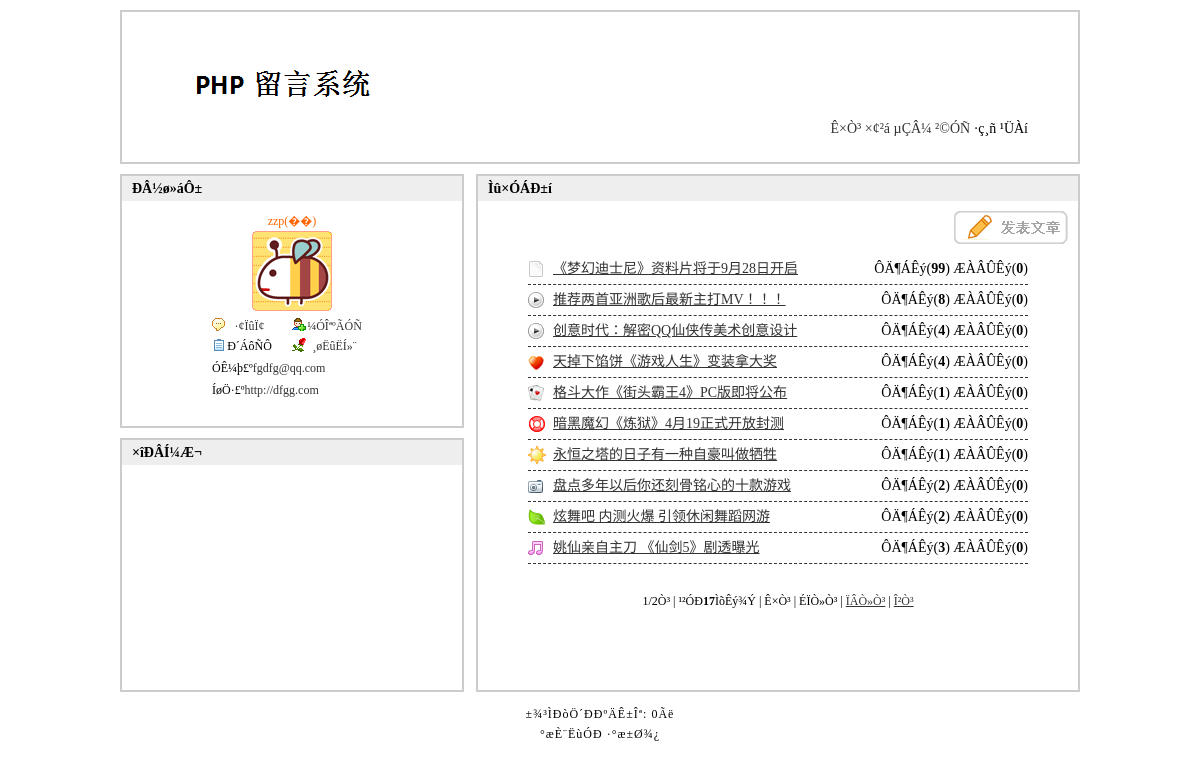
The page / on the database its author committed.
### tables this page shows
CREATE TABLE `tg_article` (
  `tg_id` mediumint(8) unsigned NOT NULL auto_increment COMMENT '//id',
  `tg_reid` mediumint(8) unsigned NOT NULL default '0' COMMENT '//主题ID',
  `tg_username` varchar(20) NOT NULL COMMENT '//发帖人',
  `tg_type` tinyint(2) unsigned NOT NULL COMMENT '//发帖类型',
  `tg_title` varchar(40) NOT NULL COMMENT '//帖子标题',
  `tg_content` text NOT NULL COMMENT '//帖子内容',
  `tg_readcount` smallint(5) unsigned NOT NULL default '0' COMMENT '//阅读量',
  `tg_commendcount` smallint(5) unsigned NOT NULL default '0' COMMENT '//评论量',
  `tg_date` datetime NOT NULL COMMENT '//发帖时间',
  PRIMARY KEY  (`tg_id`)
);

### includes/mysql.func.php (called while the page is built, shortened)
<?php
function _query($_sql) {
	if (!$_result = mysql_query($_sql)) {
		exit('SQLÖ´ÐÐÊ§°Ü'.mysql_error());
	}
	return $_result;
}
function _fetch_array_list($_result) {
	return mysql_fetch_array($_result,MYSQL_ASSOC);
}
?>

### index.php (the view, shortened to what this page needs)
<?php
$_html = _html(_get_xml('new.xml'));
global $_pagesize,$_pagenum;
$_result = _query("SELECT
												tg_id,tg_title,tg_type,tg_readcount,tg_commendcount
									FROM
												tg_article
									WHERE
												tg_reid=0
							ORDER BY
												tg_date DESC
									 LIMIT
												$_pagenum,$_pagesize
							");
?>
<!DOCTYPE html PUBLIC "-//W3C//DTD XHTML 1.0 Transitional//EN" "http://www.w3.org/TR/xhtml1/DTD/xhtml1-transitional.dtd">
<html xmlns="http://www.w3.org/1999/xhtml">
<head>
<?php
	require ROOT_PATH.'includes/title.inc.php';
?>
</head>
<body>
<?php
	require ROOT_PATH.'includes/header.inc.php';
?>
<div id="list">
	<h2>Ìû×ÓÁÐ±í</h2>
	<a href="post.php" class="post">·¢±íÌû×Ó</a>
	<ul class="article">
		<?php
			$_htmllist = array();
			while (!!$_rows = _fetch_array_list($_result)) {
				$_htmllist['id'] = $_rows['tg_id'];
				$_htmllist['type'] = $_rows['tg_type'];
				$_htmllist['readcount'] = $_rows['tg_readcount'];
				$_htmllist['commendcount'] = $_rows['tg_commendcount'];
				$_htmllist['title'] = $_rows['tg_title'];
				$_htmllist = _html($_htmllist);
				echo '<li class="icon'.$_htmllist['type'].'"><em>ÔÄ¶ÁÊý(<strong>'.$_htmllist['readcount'].'</strong>) ÆÀÂÛÊý(<strong>'.$_htmllist['commendcount'].'</strong>)</em> <a href="article.php?id='.$_htmllist['id'].'">'._title($_htmllist['title'],20).'</a></li>';
			}
		?>
	</ul>
</div>
<div id="user">
	<h2>ÐÂ½ø»áÔ±</h2>
	<dl>
		<dd class="user"><?php echo $_html['username']?>(<?php echo $_html['sex']?>)</dd>
		<dt><img src="<?php echo $_html['face']?>" alt="<?php echo $_html['username']?>" /></dt>
		<dd class="message"><a href="javascript:;" name="message" title="<?php echo $_html['id']?>">·¢ÏûÏ¢</a></dd>
		<dd class="friend"><a href="javascript:;" name="friend" title="<?php echo $_html['id']?>">¼ÓÎªºÃÓÑ</a></dd>
		<dd class="guest">Ð´ÁôÑÔ</dd>
		<dd class="flower"><a href="javascript:;" name="flower" title="<?php echo $_html['id']?>">¸øËûËÍ»¨</a></dd>
		<dd class="email">ÓÊ¼þ£º<a href="mailto:<?php echo $_html['email']?>"><?php echo $_html['email']?></a></dd>
		<dd class="url">ÍøÖ·£º<a href="<?php echo $_html['url']?>" target="_blank"><?php echo $_html['url']?></a></dd>
	</dl>
</div>
<div id="pics">
	<h2>×îÐÂÍ¼Æ¬</h2>
</div>
<?php
	require ROOT_PATH.'includes/footer.inc.php';
?>
</body>
</html>

### styles/1/basic.css (style rules this page uses)
* { padding:0; margin:0; }
body { width:960px; margin:0 auto; background:#fff; font-size:14px; }
ul { list-style-type:none; }
h2 { font-size:14px; background:#eee; height:25px; line-height:25px; text-indent:10px; }

### styles/1/index.css (style rules this page uses)
#list { width:600px; height:514px; border:2px solid #ccc; float:right; }
#list a.post { display:block; width:114px; height:33px; background:url(../../images/aricle.jpg) no-repeat; text-indent:-9999px; margin:10px 10px 0 auto; }
#list ul.article { padding:10px 50px; }
#list ul.article li { height:30px; line-height:30px; border-bottom:1px dashed #333; }
#list ul.article li em { float:right; font-style:normal; }
#list ul.article li a { color:#333; }
#list ul.article li { padding:0 0 0 25px; }
#list ul.article li.icon1 { background:url(../../images/icon1.gif) no-repeat left center; }
#list ul.article li.icon2 { background:url(../../images/icon2.gif) no-repeat left center; }
#list ul.article li.icon3 { background:url(../../images/icon3.gif) no-repeat left center; }
#list ul.article li.icon4 { background:url(../../images/icon4.gif) no-repeat left center; }
#list ul.article li.icon6 { background:url(../../images/icon6.gif) no-repeat left center; }
#list ul.article li.icon7 { background:url(../../images/icon7.gif) no-repeat left center; }
#list ul.article li.icon9 { background:url(../../images/icon9.gif) no-repeat left center; }
#list ul.article li.icon13 { background:url(../../images/icon13.gif) no-repeat left center; }
#list ul.article li.icon16 { background:url(../../images/icon16.gif) no-repeat left center; }
#user { width:340px; height:250px; border:2px solid #ccc; float:left; margin:0 0 10px 0; font-size:12px; }
#user dl { width:170px; margin:0 auto; padding:10px 0 0 0; }
#user dl dt { width:170px; margin:0 0 5px 0; }
#user dl dt img { margin:0 auto; display:block; }
#user dl dd { height:20px; line-height:20px; text-align:center; width:85px; float:left; }
#user dl dd.email,#user dl dd.url { width:190px; text-align:left; padding:2px 0 0 0; text-indent:5px; }
#user dl dd a { text-decoration:none; color:#333; }
#user dl dd.user { width:170px; float:none; color:#f60; }
#user dl dd.message { background:url(../../images/x1.gif) no-repeat 5px 35%; }
#user dl dd.friend { background:url(../../images/x2.gif) no-repeat left 35%; }
#user dl dd.guest { background:url(../../images/x3.gif) no-repeat 5px 35%; }
#user dl dd.flower { background:url(../../images/x4.gif) no-repeat left 35%; }
#pics { width:340px; height:250px; border:2px solid #ccc; float:left; }

### rows shown on the page
tg_article: shows a picture, tg_readcount "99", tg_commendcount "0", tg_title "《梦幻迪士尼》资料片将于9月28日开启"
tg_article: tg_readcount "8", tg_commendcount "0", tg_title "推荐两首亚洲歌后最新主打MV！！！"
tg_article: tg_readcount "4", tg_commendcount "0", tg_title "创意时代：解密QQ仙侠传美术创意设计"
tg_article: shows a picture, tg_readcount "4", tg_commendcount "0", tg_title "天掉下馅饼《游戏人生》变装拿大奖"
tg_article: shows a picture, tg_readcount "1", tg_commendcount "0", tg_title "格斗大作《街头霸王4》PC版即将公布"
tg_article: shows a picture, tg_readcount "1", tg_commendcount "0", tg_title "暗黑魔幻《炼狱》4月19正式开放封测"
tg_article: shows a picture, tg_readcount "1", tg_commendcount "0", tg_title "永恒之塔的日子有一种自豪叫做牺牲"
tg_article: shows a picture, tg_readcount "2", tg_commendcount "0", tg_title "盘点多年以后你还刻骨铭心的十款游戏"
tg_article: shows a picture, tg_readcount "2", tg_commendcount "0", tg_title "炫舞吧 内测火爆 引领休闲舞蹈网游"
tg_article: shows a picture, tg_readcount "3", tg_commendcount "0", tg_title "姚仙亲自主刀 《仙剑5》剧透曝光"

### other values the page prints
$_page "1"
$_pageabsolute "2"
$_num "17"
$_html['username'] "zzp"
$_html['sex'] "��"
$_html['email'] "fgdfg@qq.com"
$_html['url'] "http://dfgg.com"
_runtime() - START_TIME "0"
